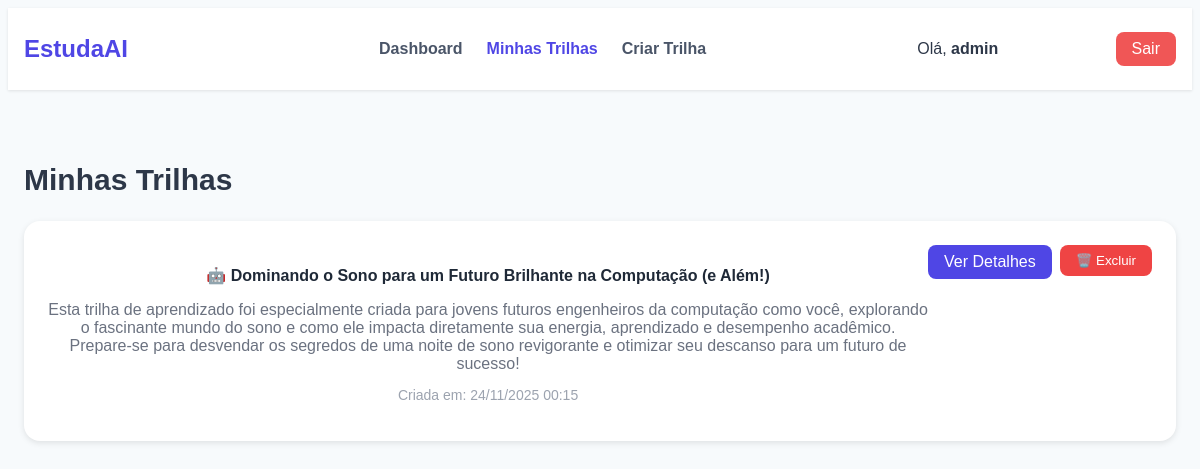
/usuarios/minhastrilhas/ (signed in), run on an earlier commit of the app's database.
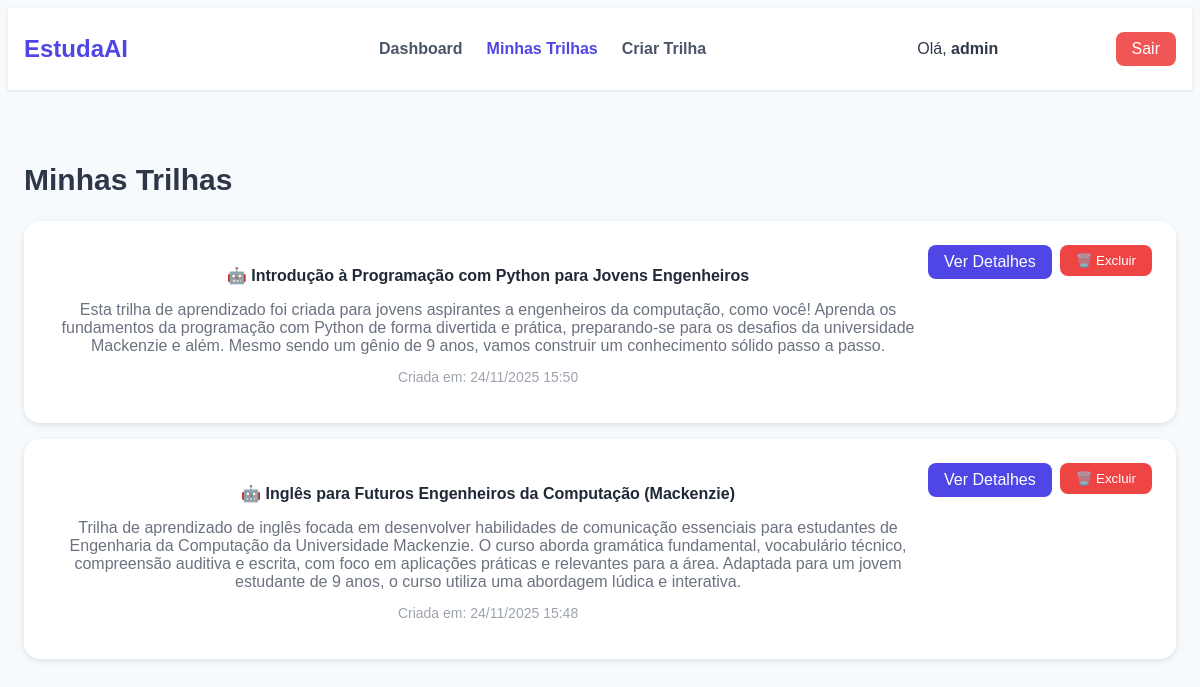
And on a later commit of the database.
### api/models.py (models this page shows, shortened)
class TrilhaCurso(models.Model):
    usuario = models.ForeignKey(
        Usuario, on_delete=models.CASCADE, related_name="trilhas_curso"
    )
    titulo = models.CharField(max_length=255)
    descricao = models.TextField(blank=True)
    area = models.ForeignKey(
        Area, on_delete=models.SET_NULL, null=True, blank=True, related_name="trilhas_curso"
    )
    solicitacao_original = models.TextField(
        blank=True,
        help_text="Texto original enviado pelo usuário (vazio para criação manual)"
    )
    conteudo_json = models.JSONField(
        help_text="Conteúdo completo da trilha em formato JSON"
    )
    ativa = models.BooleanField(default=True)
    data_criacao = models.DateTimeField(auto_now_add=True)
    data_atualizacao = models.DateTimeField(auto_now=True)
    class Meta:
        ordering = ["-data_criacao"]
        verbose_name = "Trilha de Curso (IA)"
        verbose_name_plural = "Trilhas de Curso (IA)"

### usuarios/views.py (the view)
# urls.py: path("minhastrilhas/", views.minhas_trilhas, name="minhas_trilhas"),
@login_required
def minhas_trilhas(request):
    trilhas = TrilhaCurso.objects.filter(
        usuario=request.user,
        ativa=True
    ).order_by("-data_criacao")
    context = {
        "trilhas": trilhas,
    }
    return render(request, "usuarios/minhastrilhas.html", context)

### usuarios/templates/usuarios/minhastrilhas.html (shortened to what this page needs)
{% load static %}
<!DOCTYPE html>
<html lang="pt-BR">
<head>
  <link rel="stylesheet" href="{% static 'usuarios/minhastrilhas-style.css' %}">
</head>
<body class="bg">
  <header class="navbar">
    <nav>
      <a href="#" class="logo">EstudaAI</a>
      <ul class="menu">
        <li><a href="{% url 'dashboard' %}">Dashboard</a></li>
        <li><a href="#" class="active">Minhas Trilhas</a></li>
        <li><a href="{% url 'criar_trilha' %}">Criar Trilha</a></li>
      </ul>
      <div class="user">
        <span>Olá, <strong>{{ user.nome|default:user.username }}</strong></span>
        {% if user.is_staff %}
        <a href="{% url 'admin_dashboard' %}" style="margin-left: 1rem; padding: 0.5rem 1rem; background: rgba(255,255,255,0.2); border-radius: 0.5rem; text-decoration: none; color: white;">Admin</a>
        {% endif %}
        <a href="{% url 'logout' %}" style="margin-left: 0.5rem; padding: 0.5rem 1rem; background: rgba(239,68,68,0.9); border-radius: 0.5rem; text-decoration: none; color: white;">Sair</a>
      </div>
    </nav>
  </header>
  <main class="container">
    <h2>Minhas Trilhas</h2>
    {% if trilhas %}
    <div>
      {% for trilha in trilhas %}
      <div class="card" style="margin-bottom: 1rem;">
        <div style="display: flex; justify-content: space-between; align-items: start;">
          <div style="flex: 1;">
            <h4 style="color: #1f2937; margin-bottom: 0.5rem;">
              {% if trilha.solicitacao_original and trilha.solicitacao_original != "Criado pelo admin" and trilha.solicitacao_original != "Criação manual" %}
              🤖
              {% else %}
              📚
              {% endif %}
              {{ trilha.titulo }}
            </h4>
            {% if trilha.descricao %}
            <p style="color: #6b7280; margin-bottom: 0.5rem;">{{ trilha.descricao }}</p>
            {% endif %}
            <p style="color: #9ca3af; font-size: 0.875rem;">
              Criada em: {{ trilha.data_criacao|date:"d/m/Y H:i" }}
            </p>
          </div>
          <div style="display: flex; gap: 0.5rem;">
            <a
              href="{% url 'ver_trilha' trilha.id %}"
              style="background: #4f46e5; color: white; padding: 0.5rem 1rem; border: none; border-radius: 0.5rem; cursor: pointer; text-decoration: none; display: inline-block;"
            >
               Ver Detalhes
            </a>
            <form method="POST" action="{% url 'excluir_trilha' trilha.id %}" style="display: inline;" onsubmit="return confirm('Tem certeza que deseja excluir esta trilha?');">
              <button
                type="submit"
                style="background: #ef4444; color: white; padding: 0.5rem 1rem; border: none; border-radius: 0.5rem; cursor: pointer;"
              >
                🗑️ Excluir
              </button>
            </form>
          </div>
        </div>
      </div>
      {% endfor %}
    </div>
    {% endif %}
  </main>
</body>
</html>

What changed in the data, as far as the page shows it:
no longer on this page (row edited): TrilhaCurso: titulo "Dominando o Sono para um Futuro Brilhante na Computação (e Além!)", descricao "Esta trilha de aprendizado foi especialmente criada para jovens futuros engenheiros da computação como você, explorando o fascinante mundo do sono e como ele impacta diretamente sua energia, aprendizado e desempenho acadêmico. Prepare-se para desvendar os segredos de uma noite de sono revigorante e otimizar seu descanso para um futuro de sucesso!", data_criacao "24/11/2025 00:15"
added TrilhaCurso: titulo "Introdução à Programação com Python para Jovens Engenheiros", descricao "Esta trilha de aprendizado foi criada para jovens aspirantes a engenheiros da computação, como você! Aprenda os fundamentos da programação com Python de forma divertida e prática, preparando-se para os desafios da universidade Mackenzie e além. Mesmo sendo um gênio de 9 anos, vamos construir um conhecimento sólido passo a passo.", data_criacao "24/11/2025 15:50"
added TrilhaCurso: titulo "Inglês para Futuros Engenheiros da Computação (Mackenzie)", descricao "Trilha de aprendizado de inglês focada em desenvolver habilidades de comunicação essenciais para estudantes de Engenharia da Computação da Universidade Mackenzie. O curso aborda gramática fundamental, vocabulário técnico, compreensão auditiva e escrita, com foco em aplicações práticas e relevantes para a área. Adaptada para um jovem estudante de 9 anos, o curso utiliza uma abordagem lúdica e interativa.", data_criacao "24/11/2025 15:48"
